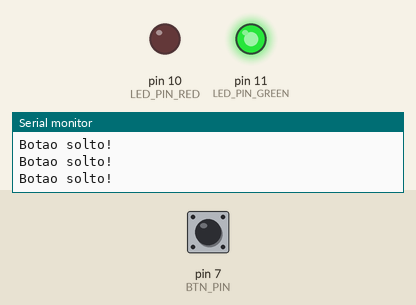
Simulated run of this sketch. Board: Arduino Uno, built with avr-gcc and run on an emulated ATmega328P. Parts: output pins drawn as LEDs (lit = HIGH), the last lines printed to the serial monitor. Dashed ring = blinking. The test bench sets the inputs (shaded band); at power-on: pin 7 (BTN_PIN) LOW.

Above: at 1.2 s.
1.3 s: pin 7 (BTN_PIN) pulled HIGH for 0.15 s
At 1.39 s:
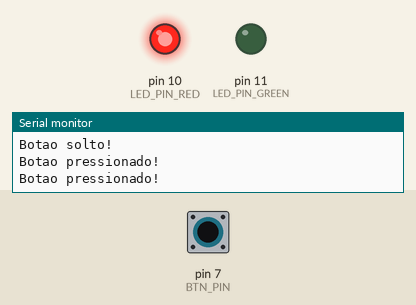
2.9 s: pin 7 (BTN_PIN) pulled HIGH for 3.2 s
At 7.1 s:
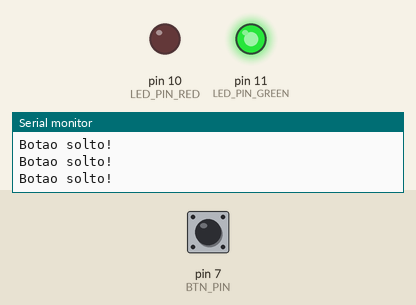
9.1 s: pin 7 (BTN_PIN) pulsed HIGH 2 times (0.12 s each, 0.3 s apart)
At 9.32 s:
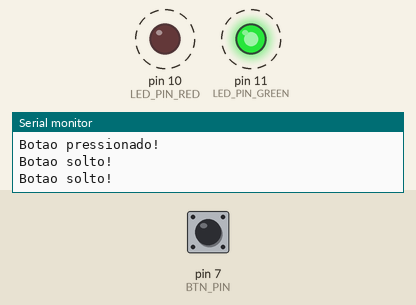
12.7 s: pin 7 (BTN_PIN) driven HIGH
At 13.4 s:
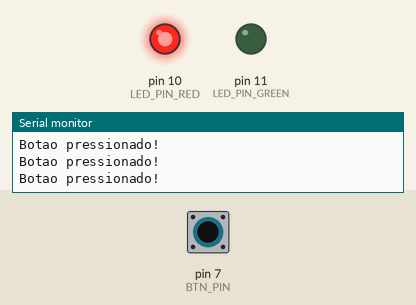
15.7 s: pin 7 (BTN_PIN) driven LOW
At 16.5 s:
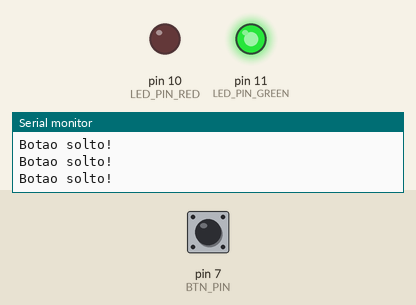
Timing chart, 0 to 18.7 s (numbered marks = the images above; inputs shaded):
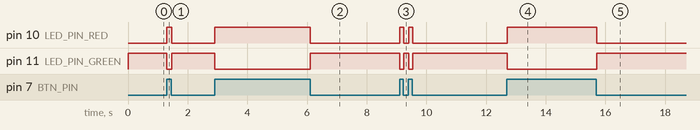

Measured:
- after the input at 1.3 s, pin 10 (LED_PIN_RED): LOW → HIGH at once, → LOW 0.17 s later; pin 11 (LED_PIN_GREEN): HIGH → LOW at once, → HIGH 0.17 s later
- after the input at 2.9 s, pin 10 (LED_PIN_RED): LOW → HIGH at once, → LOW 3.2 s later; pin 11 (LED_PIN_GREEN): HIGH → LOW at once, → HIGH 3.2 s later
- after the input at 9.1 s, pin 10 (LED_PIN_RED): alternates HIGH for 0.12 s and LOW for 0.17 s, 4 changes in all, then stays LOW, starting at once; pin 11 (LED_PIN_GREEN): alternates HIGH for 0.17 s and LOW for 0.12 s, 4 changes in all, then stays HIGH, starting at once
- after the input at 12.7 s, pin 10 (LED_PIN_RED): LOW → HIGH at once; pin 11 (LED_PIN_GREEN): HIGH → LOW at once
- after the input at 15.7 s, pin 10 (LED_PIN_RED): HIGH → LOW at once; pin 11 (LED_PIN_GREEN): LOW → HIGH at once

The sketch:

Show_Button_State_In_Serial_Output.ino
```cpp
const int LED_PIN_RED = 10;
const int LED_PIN_GREEN = 11;
const int BTN_PIN = 7;
bool state;

void setup() {
  Serial.begin(9600);
  pinMode(LED_PIN_RED, OUTPUT);
  pinMode(LED_PIN_GREEN, OUTPUT);
  pinMode(BTN_PIN, INPUT);
}

void loop() {
  state = digitalRead(BTN_PIN);

  if(state == HIGH) {
    digitalWrite(LED_PIN_RED, HIGH);
    digitalWrite(LED_PIN_GREEN, LOW);
    Serial.println("Botao pressionado!");
  } else {
    digitalWrite(LED_PIN_RED, LOW);
    digitalWrite(LED_PIN_GREEN, HIGH);
    Serial.println("Botao solto!");
  }
}
```
